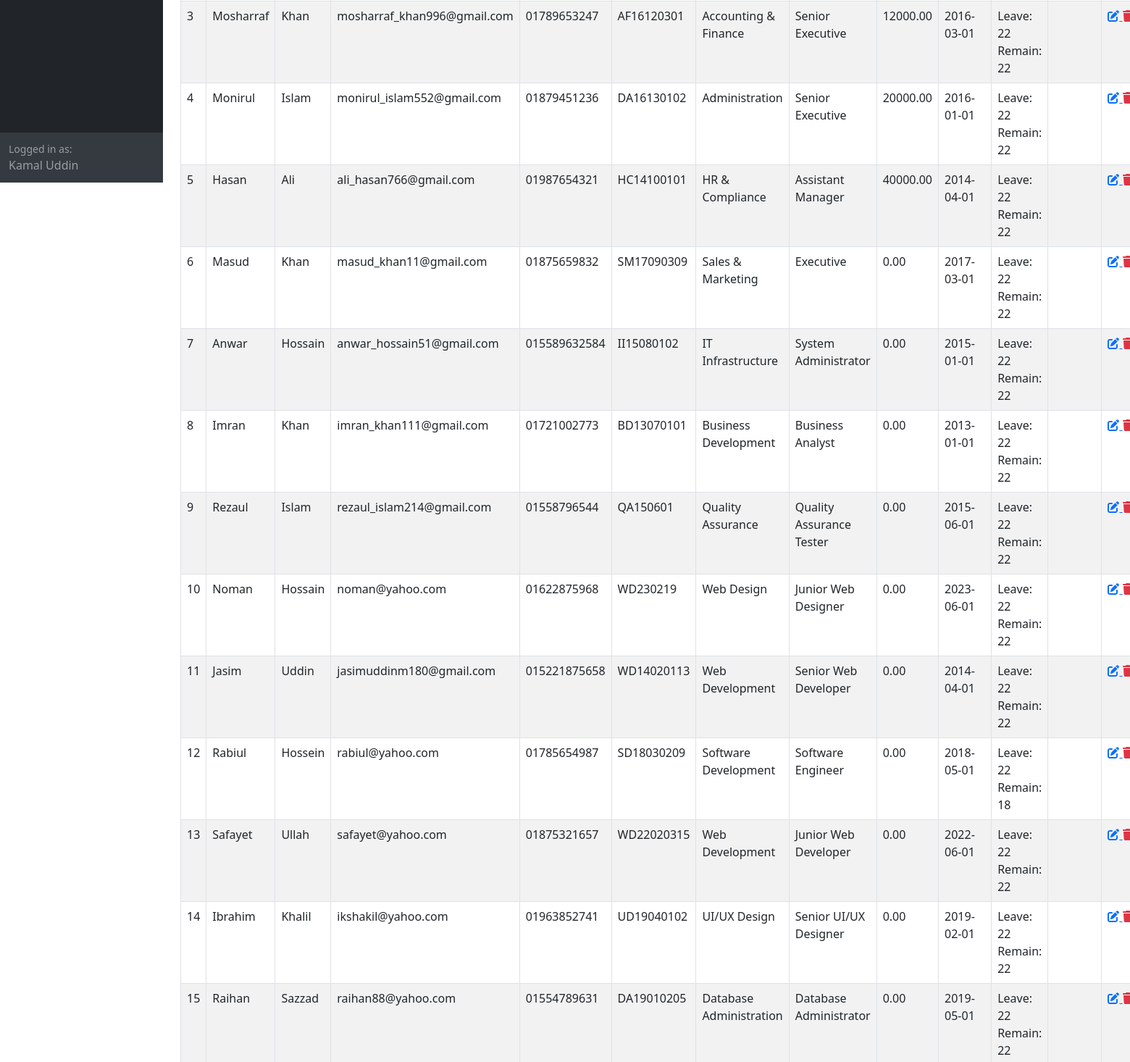
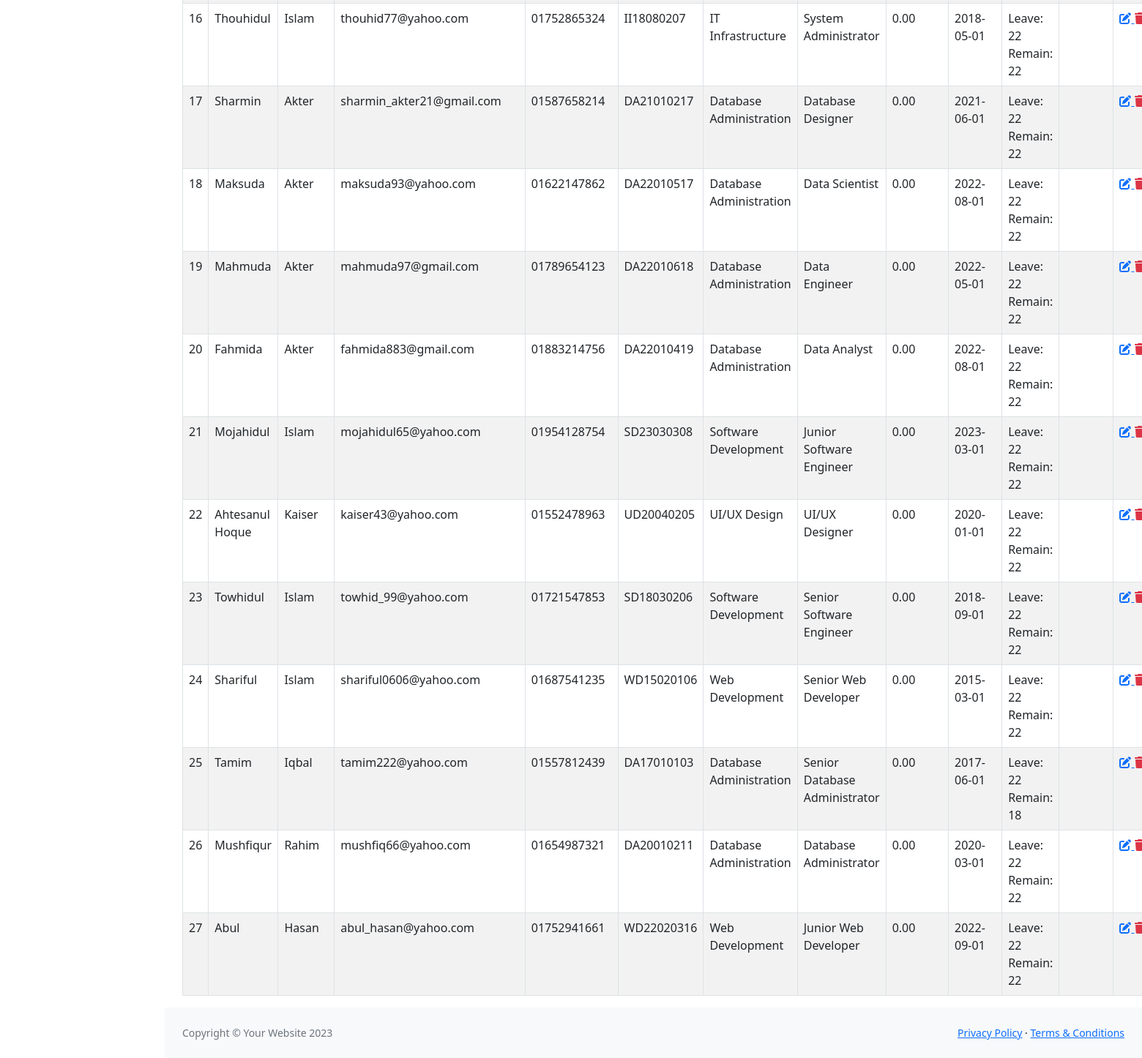
/employee_list.php (signed in, lower part), run on an earlier commit of the app's database (2 pictures, top to bottom).
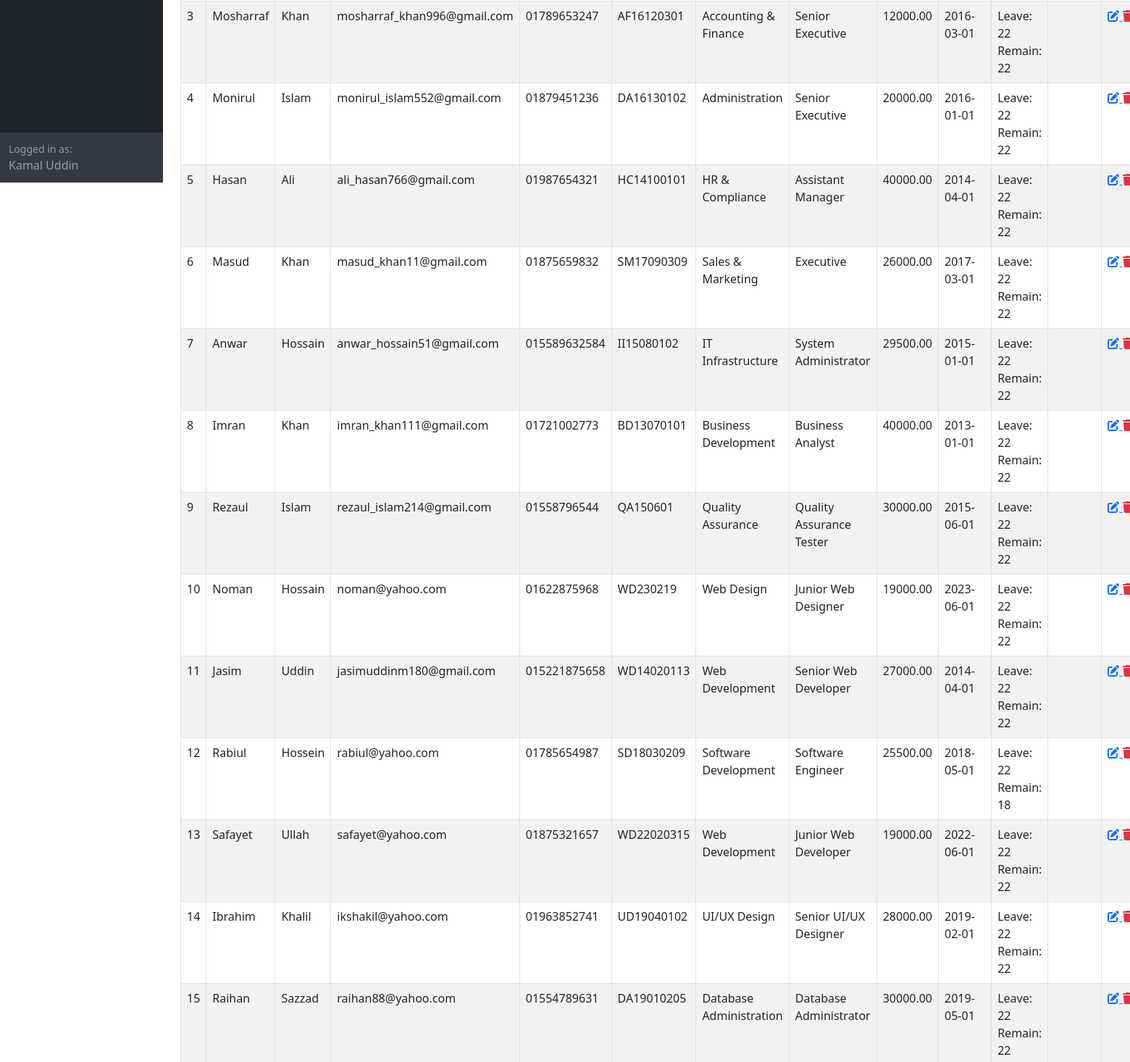
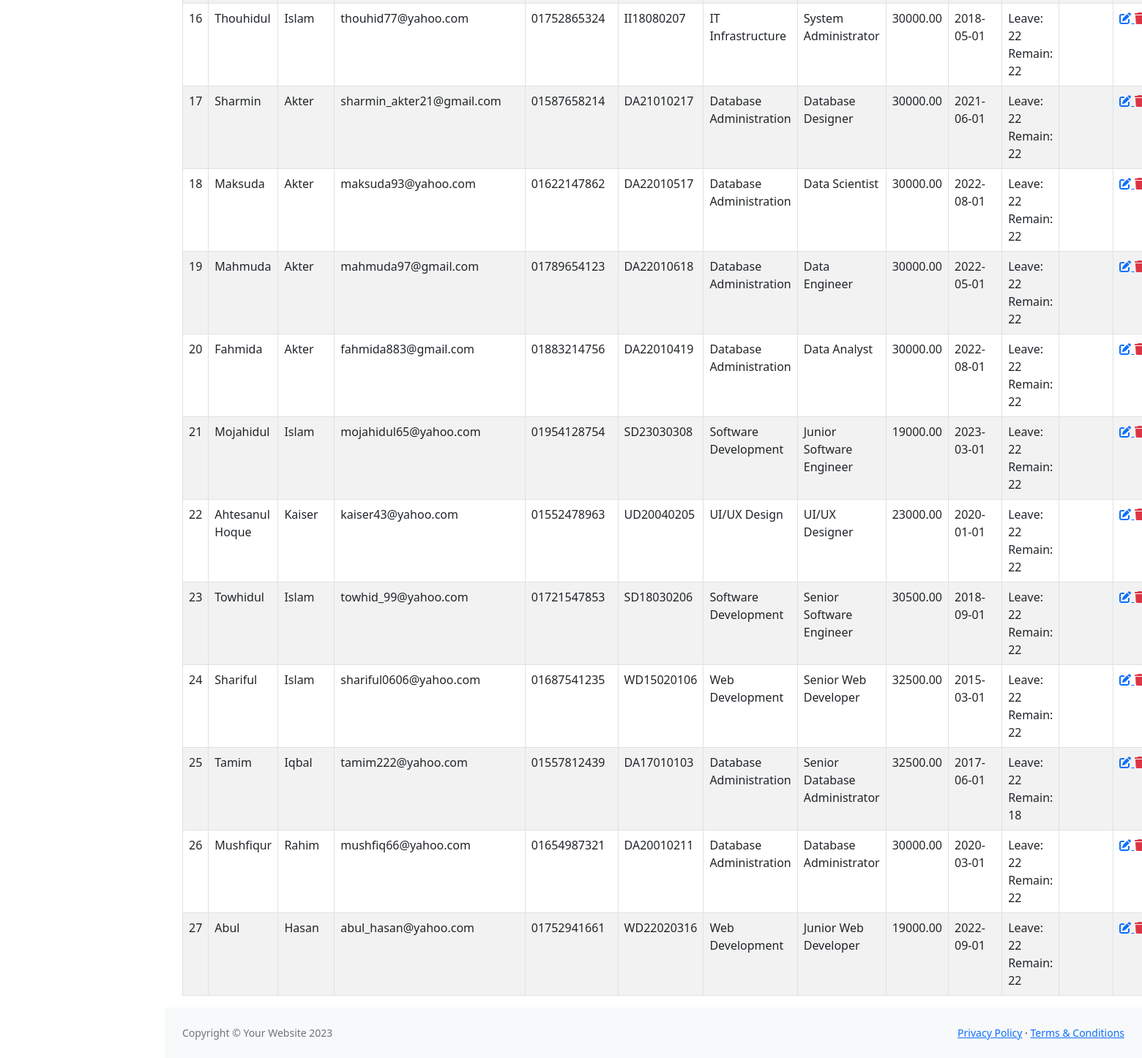
And on a later commit of the database (2 pictures, top to bottom).
### tables this page shows
CREATE TABLE `tbl_employees` (
  `id` int(50) NOT NULL,
  `first_name` varchar(255) NOT NULL,
  `last_name` varchar(255) NOT NULL,
  `email` varchar(255) NOT NULL,
  `phone` varchar(15) DEFAULT NULL,
  `employee_id` varchar(255) DEFAULT NULL,
  `department_id` int(11) DEFAULT NULL,
  `designation_id` int(11) DEFAULT NULL,
  `joining_date` date DEFAULT NULL,
  `yearly_leave` int(11) NOT NULL,
  `image` varchar(255) DEFAULT NULL,
  `basic_salary` decimal(10,2) NOT NULL,
  `created_at` datetime DEFAULT NULL,
  `created_by` varchar(255) DEFAULT NULL,
  `updated_at` datetime DEFAULT NULL,
  `updated_by` varchar(255) DEFAULT NULL,
  `deleted_at` datetime DEFAULT NULL
);

CREATE TABLE `tbl_department` (
  `id` int(11) NOT NULL,
  `department_name` varchar(255) NOT NULL,
  `date` date NOT NULL,
  `created_at` datetime NOT NULL,
  `created_by` varchar(255) NOT NULL,
  `updated_at` datetime NOT NULL,
  `updated_by` varchar(255) NOT NULL,
  `deleted_at` datetime NOT NULL
);

CREATE TABLE `tbl_designations` (
  `id` int(11) NOT NULL,
  `designation` varchar(255) NOT NULL,
  `house_rent` double(8,2) DEFAULT NULL,
  `medical_allowance` decimal(10,2) DEFAULT NULL,
  `pf` decimal(10,2) DEFAULT NULL,
  `tax` decimal(10,2) DEFAULT NULL,
  `bonus` decimal(10,2) DEFAULT NULL,
  `created_at` datetime NOT NULL,
  `created_by` varchar(255) NOT NULL,
  `updated_at` datetime NOT NULL,
  `updated_by` varchar(255) NOT NULL,
  `deleted_at` datetime DEFAULT NULL
);

### include/settings.php (called while the page is built)
<?php
$protocol = isset($_SERVER['HTTPS']) ? 'https' : 'http';
$base_url="$protocol://".$_SERVER['SERVER_NAME']."/".explode('/',$_SERVER['SCRIPT_NAME'])[1]."/";
    require_once('class/crud.php');
    $mysqli=new crud;
?>

### class/crud.php (called while the page is built, shortened)
<?php
    class crud{
        private $host='localhost';
        private $user='root';
        private $password='';
        private $database='employee';
        private $connection;
        public function __construct(){
            $this->connection=new mysqli($this->host,$this->user,$this->password,$this->database);
        }
        public function common_select_query($sql){
            $result=array();
            $error=false;
            $rs=$this->connection->query($sql);
            if($rs){
                if($rs->num_rows > 0){
                    while($r=$rs->fetch_object()){
                        array_push($result,$r);
                    }
                }
            }else{
                $error=$this->connection->error;
            }
            $return = array('data'=>$result,'error'=>$error);
            return $return;
        }
    }
?>

### employee_list.php (the view, shortened to what this page needs)
<?php require_once('include/header.php') ?>
<?php require_once('include/sidebar.php') ?>
<div class="container-fluid px-4">
    <table class="table table-striped table-bordered">
        <tbody>
            <?php
                    $data=$mysqli->common_select_query("SELECT tbl_employees.*, tbl_department.department_name, tbl_designations.designation,
                    (select sum(days) from tbl_leaves where tbl_leaves.employee_id=tbl_employees.id) as leaved
                    FROM `tbl_employees`
                                        join tbl_designations on tbl_designations.id=tbl_employees.designation_id
                                        join tbl_department on tbl_department.id=tbl_employees.department_id
                                        WHERE tbl_employees.deleted_at is null");
                if(!$data['error']){
                        foreach($data['data'] as $d){
                    ?>
            <tr>
                <td><?= $d->id ?></td>
                <td><?= $d->first_name ?></td>
                <td><?= $d->last_name ?></td>
                <td><?= $d->email ?></td>
                <td><?= $d->phone ?></td>
                <td><?= $d->employee_id ?></td>
                <td><?= $d->department_name ?></td>
                <td><?= $d->designation ?></td>
                <td><?= $d->basic_salary ?></td>
                <td><?= $d->joining_date ?></td>
                <td>
                    Leave: <?= $d->yearly_leave ?><br>
                    Remain: <?= ($d->yearly_leave - $d->leaved) ?>
                </td>
                <td><img src="upload/users/<?= $d->image ?>" width="50px" alt=""></td>
                <td>
                    <a title="Update" href="<?= $base_url?>employee_edit.php?id=<?= $d->id ?>">
                        <i class="fa fa-edit"></i>
                    </a>
                    <a title="Delete" class="text-danger" href="employee_delete.php?id=<?= $d->id ?>">
                        <i class="fa fa-trash"></i>
                    </a>
                </td>
            </tr>
            <?php } } ?>
        </tbody>
    </table>
</div>
<?php require_once('include/footer.php') ?>

### include/header.php (shortened to what this page needs)
<?php require_once('settings.php') ?>
<!DOCTYPE html>
<html lang="en">
    <head>
        <link href="https://cdn.jsdelivr.net/npm/simple-datatables@7.1.2/dist/style.min.css" rel="stylesheet" />
        <link href="<?= $base_url?>assets/css/styles.css" rel="stylesheet" />
    </head>
    <body class="sb-nav-fixed">

### include/sidebar.php (shortened to what this page needs)
<div id="layoutSidenav">
	<div id="layoutSidenav_nav">
		<nav class="sb-sidenav accordion sb-sidenav-dark" id="sidenavAccordion">
			<div class="sb-sidenav-menu">
			</div>
			<div class="sb-sidenav-footer">
				<div class="small">Logged in as:</div>
				<?= $_SESSION['username'] ?>
			</div>
		</nav>
	</div>
	<div id="layoutSidenav_content">
		<main>

### include/footer.php (shortened to what this page needs)
				</main>
                <footer class="py-4 bg-light mt-auto">
                    <div class="container-fluid px-4">
                        <div class="d-flex align-items-center justify-content-between small">
                            <div class="text-muted">Copyright &copy; Your Website 2023</div>
                            <div>
                                <a href="#">Privacy Policy</a>
                                &middot;
                                <a href="#">Terms &amp; Conditions</a>
                            </div>
                        </div>
                    </div>
                </footer>
            </div>
        </div>
    </body>
</html>

What changed in the data, as far as the page shows it:
changed tbl_employees "Masud": basic_salary "0.00" → "26000.00"
changed tbl_employees "Anwar": basic_salary "0.00" → "29500.00"
changed tbl_employees "Imran": basic_salary "0.00" → "40000.00"
changed tbl_employees "Rezaul": basic_salary "0.00" → "30000.00"
changed tbl_employees "Noman": basic_salary "0.00" → "19000.00"
changed tbl_employees "Jasim": basic_salary "0.00" → "27000.00"
changed tbl_employees "Rabiul": basic_salary "0.00" → "25500.00"
changed tbl_employees "Safayet": basic_salary "0.00" → "19000.00"
changed tbl_employees "Ibrahim": basic_salary "0.00" → "28000.00"
changed tbl_employees "Raihan": basic_salary "0.00" → "30000.00"
changed tbl_employees "Thouhidul": basic_salary "0.00" → "30000.00"
changed tbl_employees "Sharmin": basic_salary "0.00" → "30000.00"
changed tbl_employees "Maksuda": basic_salary "0.00" → "30000.00"
changed tbl_employees "Mahmuda": basic_salary "0.00" → "30000.00"
changed tbl_employees "Fahmida": basic_salary "0.00" → "30000.00"
changed tbl_employees "Mojahidul": basic_salary "0.00" → "19000.00"
changed tbl_employees "Ahtesanul Hoque": basic_salary "0.00" → "23000.00"
changed tbl_employees "Towhidul": basic_salary "0.00" → "30500.00"
changed tbl_employees "Shariful": basic_salary "0.00" → "32500.00"
changed tbl_employees "Tamim": basic_salary "0.00" → "32500.00"
changed tbl_employees "Mushfiqur": basic_salary "0.00" → "30000.00"
changed tbl_employees "Abul": basic_salary "0.00" → "19000.00"
